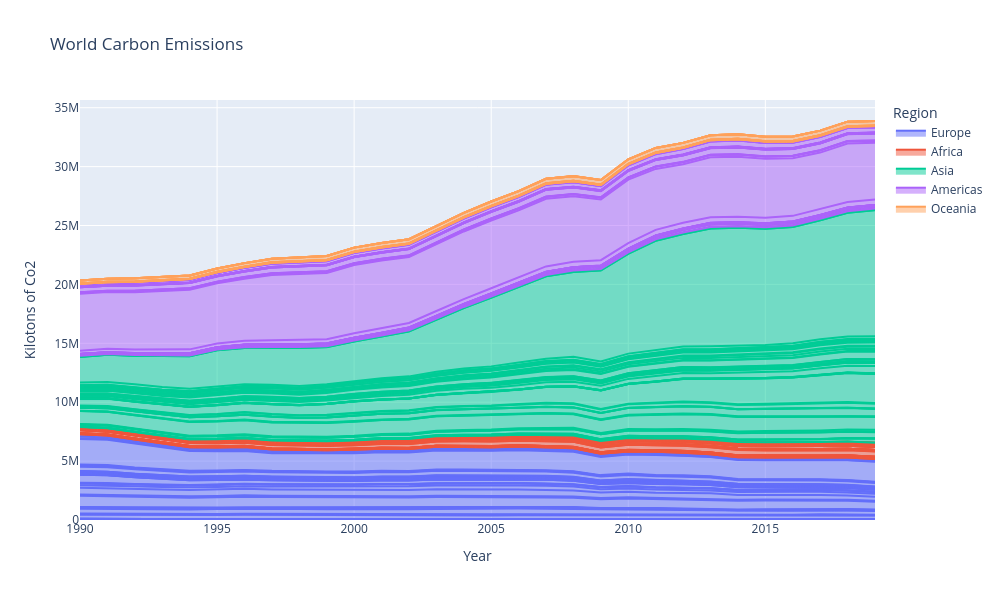

The code cell stored with this chart in its notebook:
### Markdown cell above
## Stacked Area Charts

Stacked area charts are a variation of line charts that show how multiple components contribute to a total over time. They're especially useful when you're interested in both the overall trend and how different categories change relative to one another. So effectively, we can see how different data points contribute to a whole while also observing them over time.

Below, we create a basic stacked area chart from our data using Plotly.

### Code cell
fig = px.area(df, x="Year", y="Kilotons of Co2", 
              
              # Adjusts color according to data
              color="Region", 
              
              # Adjusts what each line in the area chart is showing
              line_group= "Country",
              
              # Adjust layout
              height = 600, width = 1000,

              # Set title
              title = "World Carbon Emissions"
              
              )

fig.show()
